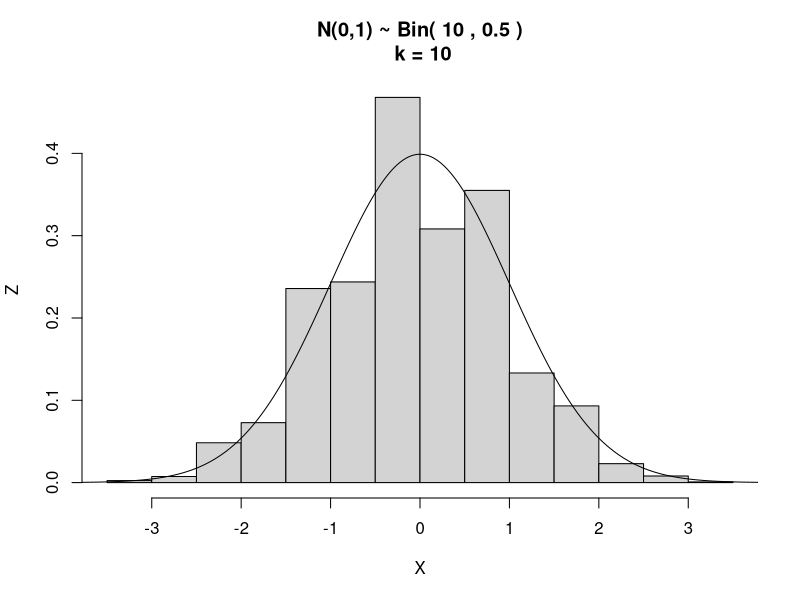
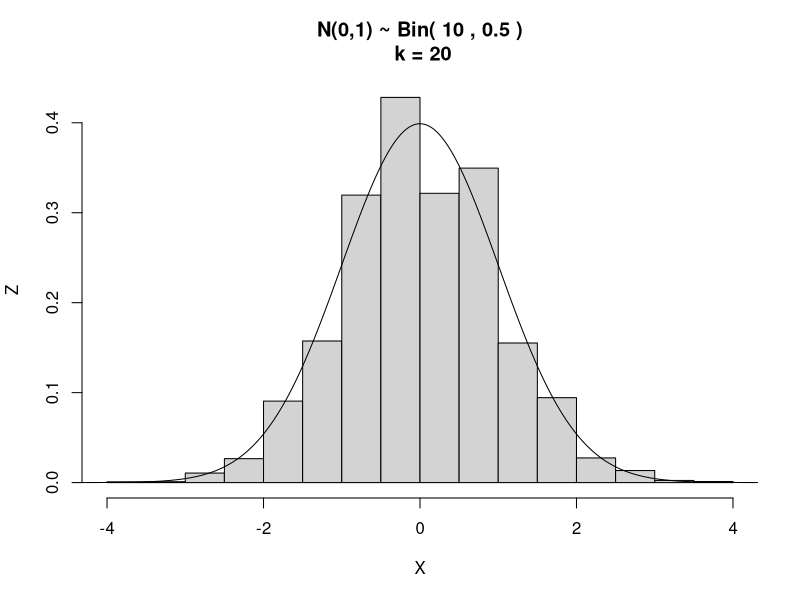
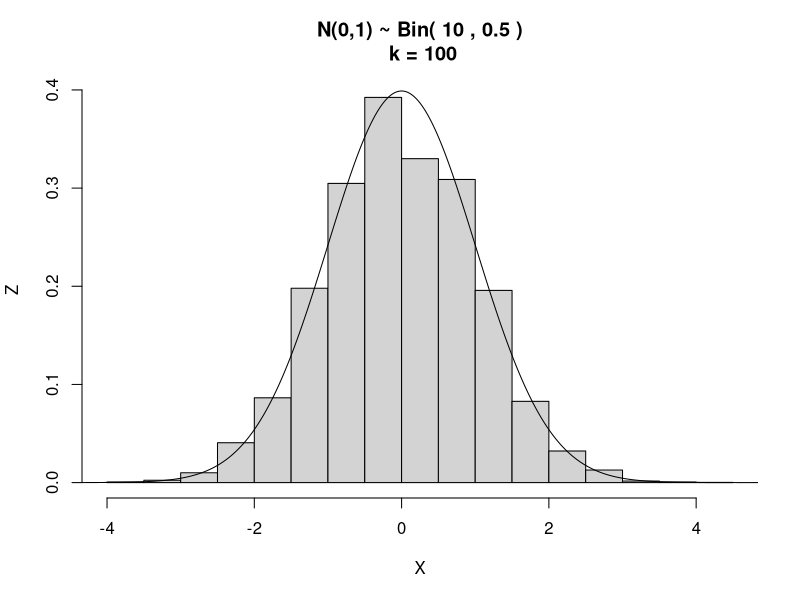
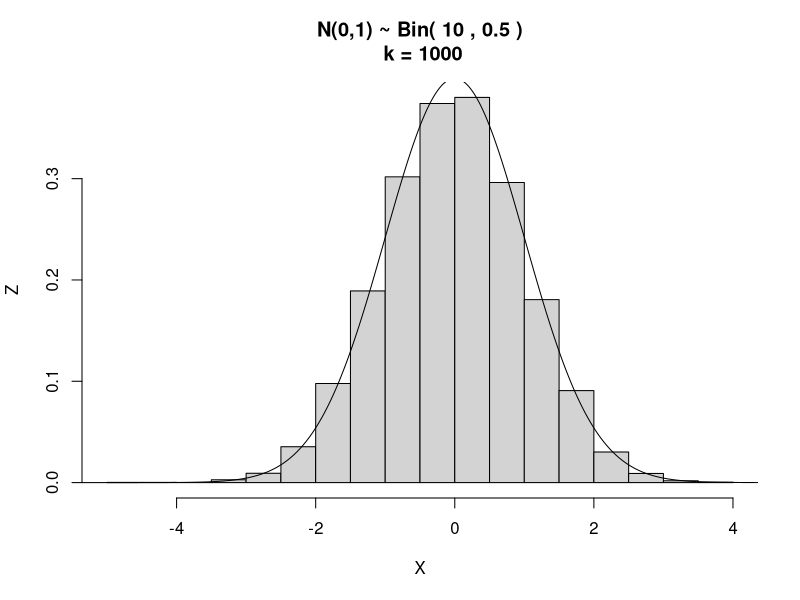
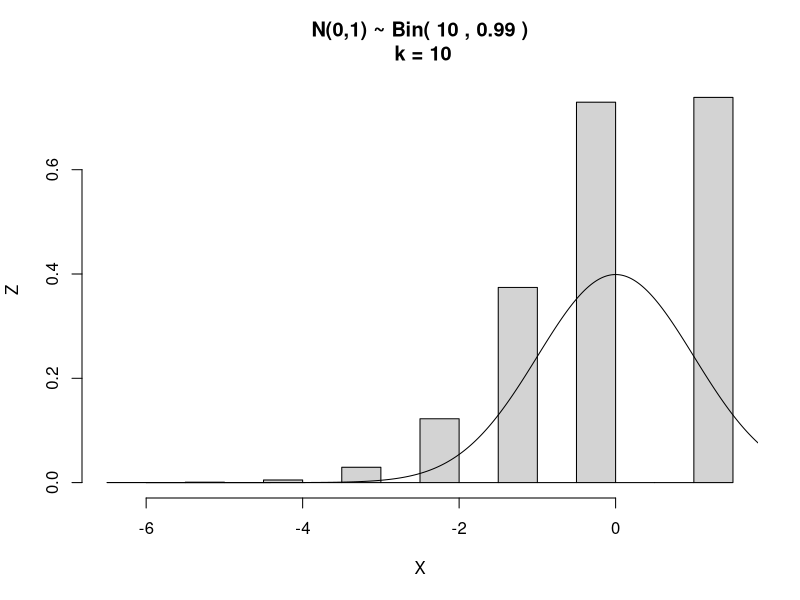
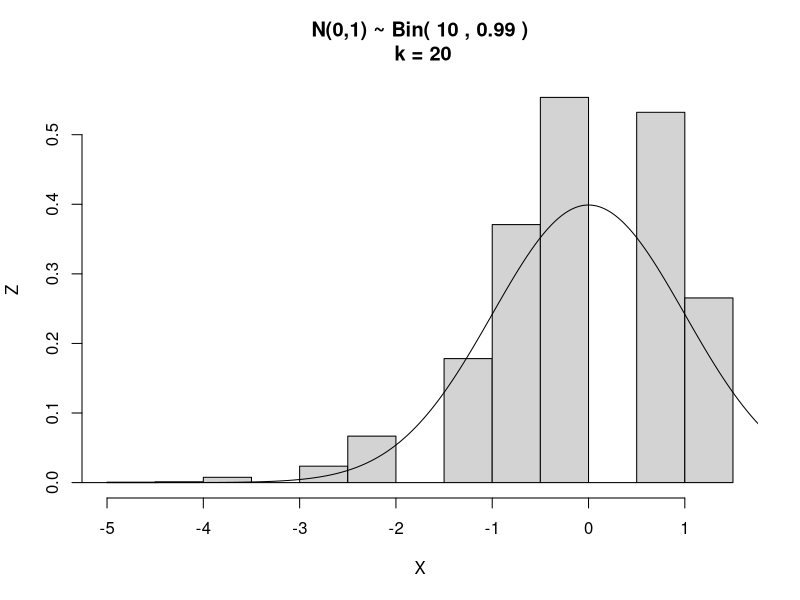
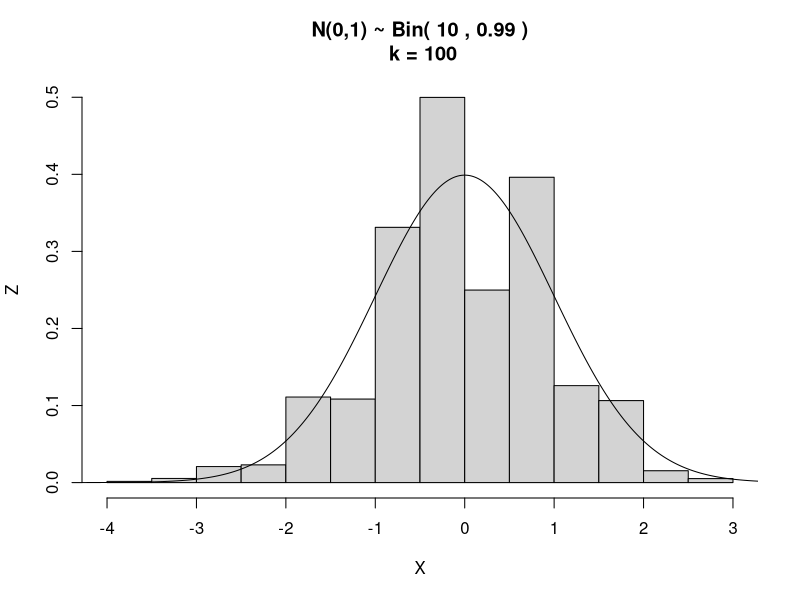
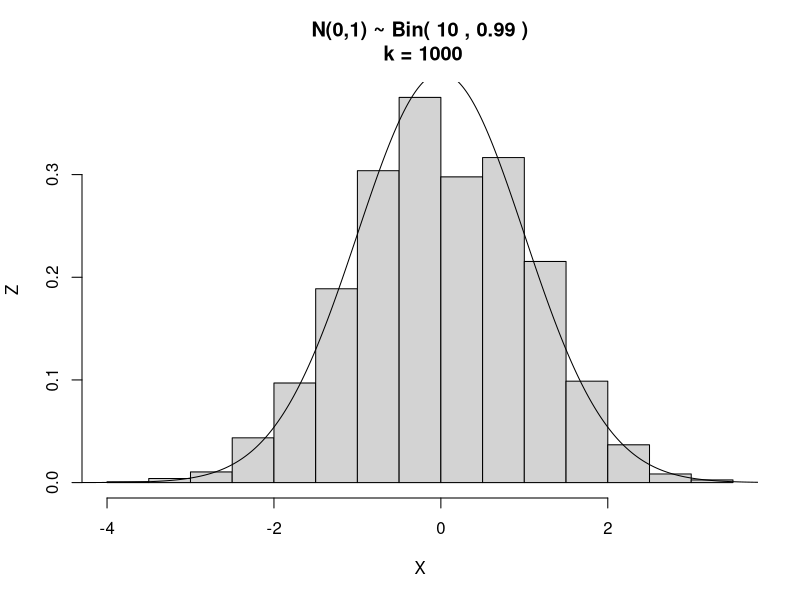

Source code (R) for these figures, in order:
## ---- chunk 1
knitr::opts_chunk$set(echo = TRUE)
## ---- chunk 2
Z <- function(n, p, k) {
  bin <- rbinom(n, k, p)
  mu_k <- k*n*p
  sigma_k <- sqrt(k*n*p*(1-p))
  z <- (sum(bin) - mu_k) / sigma_k
  return (z);
}
## ---- chunk 3
bin_vs_norm <- function(N, n, p, k) {
  Z_vec <- c()
  for (i in 1:N) {
    Z_vec <- c(Z_vec, Z(n, p, k))
  }
  hist(Z_vec, probability = TRUE, xlab = 'X', ylab = 'Z',
       main = paste('N(0,1) ~ Bin(',n,',',p,')\n k =', k));
  sop <- seq(-6, 6, length.out=1000)
  par(new = TRUE)
  lines(sop, dnorm(sop))
}
## ---- chunk 4
N = 10000
bin_vs_norm(N,10, 0.5, 10)
## ---- chunk 5
bin_vs_norm(N,10, 0.5, 20)
## ---- chunk 6
bin_vs_norm(N,10, 0.5, 100)
## ---- chunk 7
bin_vs_norm(N,10, 0.5, 1000)
## ---- chunk 8
bin_vs_norm(N,10, 0.99, 10)
## ---- chunk 9
bin_vs_norm(N,10, 0.99, 20)
## ---- chunk 10
bin_vs_norm(N,10, 0.99, 100)
## ---- chunk 11
bin_vs_norm(N,10, 0.99, 1000)
